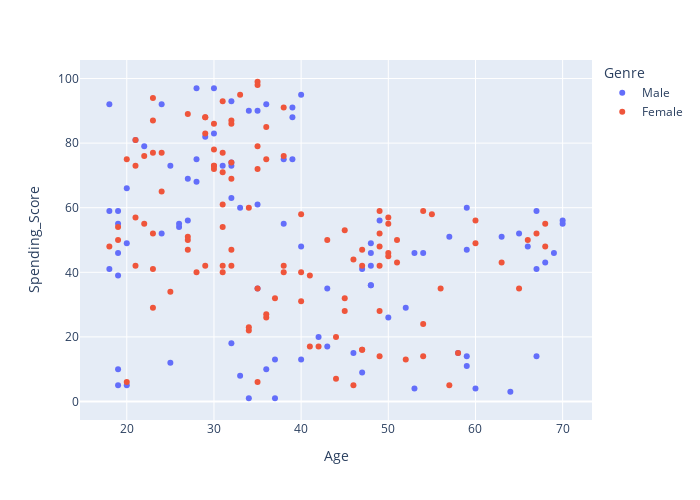

Notebook code cell kept with this figure:
### Code cell
# plot Age and Score and add some color to your gender life.
px.scatter(df, x="Age", y="Spending_Score", color="Genre",
           height=500, width=700)

### Figure 1 — Plotly figure (JSON) as saved in the notebook; plotly's stock layout.template omitted (floating-point values rounded to 4 significant figures)
{"data": [{"hovertemplate": "Genre=Male<br>Age=%{x}<br>Spending_Score=%{y}<extra></extra>", "legendgroup": "Male", "marker": {"color": "#636efa", "symbol": "circle"}, "mode": "markers", "name": "Male", "orientation": "v", "showlegend": true, "type": "scatter", "x": [19, 21, 64, 67, 37, 22, 20, 52, 35, 25, 31, 29, 35, 60, 53, 18, 24, 48, 33, 59, 47, 69, 53, 70, 19, 63, 18, 19, 70, 59, 26, 40, 57, 38, 67, 48, 18, 48, 24, 48, 20, 67, 26, 49, 54, 68, 66, 65, 19, 27, 39, 43, 40, 59, 38, 47, 39, 20, 32, 19, 32, 25, 28, 48, 34, 43, 39, 37, 34, 19, 50, 42, 32, 40, 28, 36, 36, 58, 27, 59, 35, 46, 30, 28, 33, 32, 32, 30], "xaxis": "x", "y": [39, 81, 3, 14, 13, 79, 66, 29, 35, 73, 73, 82, 61, 4, 4, 92, 92, 36, 60, 60, 41, 46, 46, 56, 55, 51, 59, 59, 55, 47, 54, 48, 51, 55, 41, 46, 41, 49, 52, 42, 49, 59, 55, 56, 46, 43, 48, 52, 46, 56, 91, 35, 95, 11, 75, 9, 75, 5, 73, 10, 93, 12, 97, 36, 90, 17, 88, 1, 1, 5, 26, 20, 63, 13, 75, 10, 92, 15, 69, 14, 90, 15, 97, 68, 8, 74, 18, 83], "yaxis": "y"}, {"hovertemplate": "Genre=Female<br>Age=%{x}<br>Spending_Score=%{y}<extra></extra>", "legendgroup": "Female", "marker": {"color": "#EF553B", "symbol": "circle"}, "mode": "markers", "name": "Female", "orientation": "v", "showlegend": true, "type": "scatter", "x": [20, 23, 31, 22, 35, 23, 30, 35, 58, 24, 35, 35, 46, 54, 45, 40, 23, 21, 49, 21, 42, 30, 36, 20, 65, 31, 49, 24, 50, 27, 29, 31, 49, 31, 50, 51, 27, 67, 54, 43, 68, 32, 47, 60, 60, 45, 23, 49, 46, 21, 55, 22, 34, 50, 68, 40, 32, 47, 27, 23, 49, 21, 66, 19, 38, 18, 19, 63, 49, 51, 50, 38, 40, 23, 31, 25, 31, 29, 44, 35, 57, 28, 32, 32, 34, 44, 38, 47, 27, 30, 30, 56, 29, 31, 36, 33, 36, 52, 30, 37, 32, 29, 41, 54, 41, 36, 34, 32, 38, 47, 35, 45], "xaxis": "x", "y": [6, 77, 40, 76, 6, 94, 72, 99, 15, 77, 35, 98, 5, 14, 32, 31, 87, 73, 14, 81, 17, 73, 26, 75, 35, 61, 28, 65, 55, 47, 42, 42, 52, 54, 45, 50, 51, 52, 59, 50, 48, 47, 42, 49, 56, 53, 52, 42, 44, 57, 58, 55, 60, 46, 55, 40, 42, 47, 50, 41, 48, 42, 50, 54, 42, 48, 50, 43, 59, 43, 57, 40, 58, 29, 77, 34, 71, 88, 7, 72, 5, 40, 87, 74, 22, 20, 76, 16, 89, 78, 73, 35, 83, 93, 75, 95, 27, 13, 86, 32, 86, 88, 39, 24, 17, 85, 23, 69, 91, 16, 79, 28], "yaxis": "y"}], "layout": {"height": 500, "legend": {"title": {"text": "Genre"}, "tracegroupgap": 0}, "margin": {"t": 60}, "width": 700, "xaxis": {"anchor": "y", "domain": [0, 1], "title": {"text": "Age"}}, "yaxis": {"anchor": "x", "domain": [0, 1], "title": {"text": "Spending_Score"}}}}
